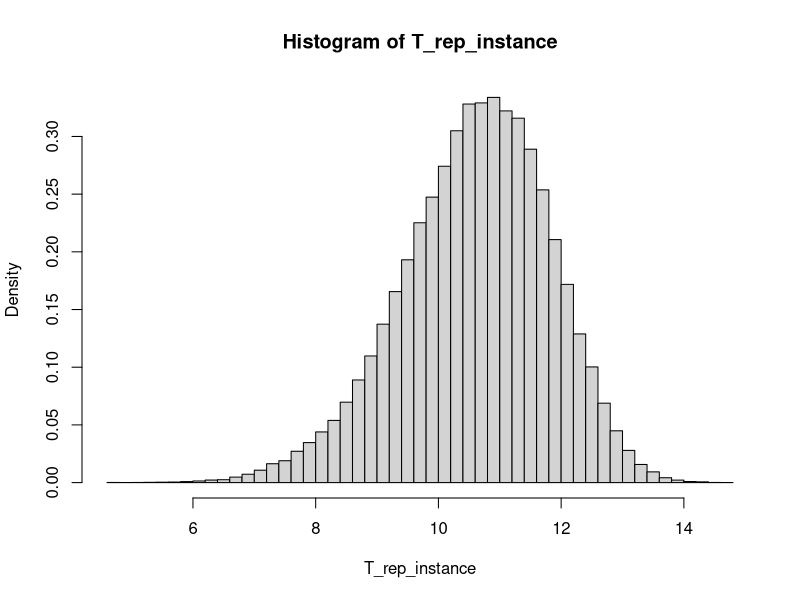
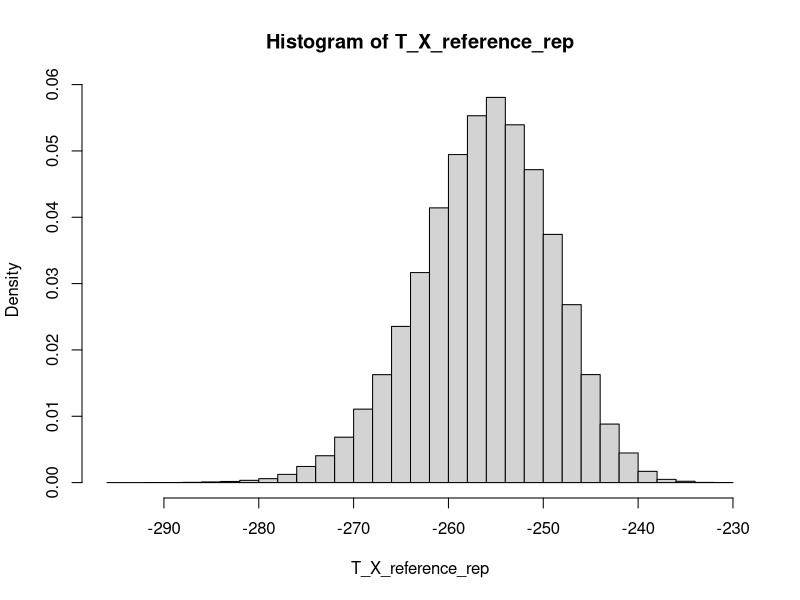

Recreate these plots in R, in order.
## ---- chunk 1
rm(list=ls())
set.seed(42)
## ---- chunk 2
sample_X <- function() rgamma(n = 100, shape = 20, scale = 1)
sample_T <- function() min(sample_X())
N <- 10e4
T_rep <- function(N) replicate(N, sample_T())
T_rep_instance <- T_rep(N)
hist(T_rep_instance, prob = TRUE, breaks = 40)
## ---- chunk 3
mean(T_rep_instance)
sd(T_rep_instance)
## ---- chunk 4
sd(T_rep_instance) / sqrt(N)
## ---- chunk 5
mean(T_rep_instance < 10)
## ---- chunk 6
1 - ((1 - pgamma(10, shape = 20, scale = 1))) ** 100
## ---- chunk 7
abs(0.2925103 - 0.29257)
## ---- chunk 8
set.seed(42)
# T_X <- function(X) log(prod(dpois(X, lambda = 10)))
# ^ prod is a bit faster and the probabilities are big enough
T_X <- function(X) sum(log(dpois(X, lambda = 10)))
N <- 10e4
T_X_reference_rep <- replicate(N, T_X(rpois(100, lambda = 10)))
hist(T_X_reference_rep, prob = TRUE, breaks = 40)
upper_K <- sort(T_X_reference_rep)[N * 0.01]
upper_K
## ---- chunk 9
sort(T_X_reference_rep)[c(N * 0.01 / 2, N - N * 0.01 / 2)]
## ---- chunk 10
X <- rgeom(100, prob = 1 / 11)
T_X(X)
